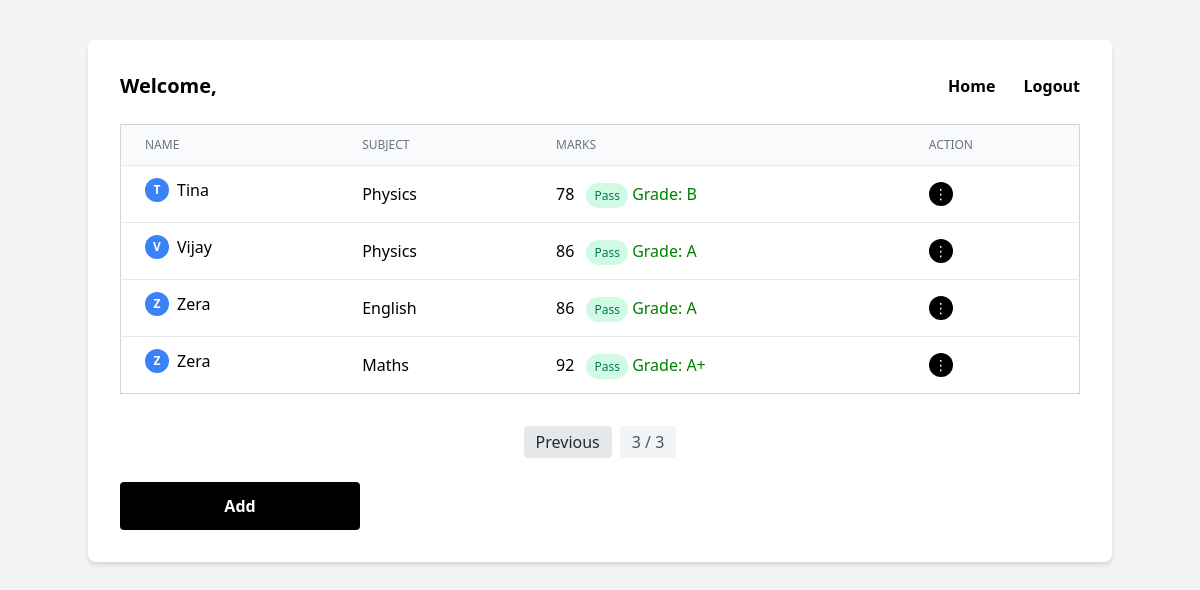
Screenshot of /home/?page=3 with the database file from the repository.
### teachers_app/models.py (models this page shows, shortened)
class Student(models.Model):
    name=models.CharField(max_length=100)

class Subjects_Mark(models.Model):
    student=models.ForeignKey(Student,models.CASCADE, related_name='subjects')
    subject = models.CharField(max_length=100)
    mark=models.PositiveIntegerField()
    class Meta:
        unique_together = ('student', 'subject')  # Prevents same subject for same student more than once

### teachers_app/views.py (the view)
# urls.py: 2. Add a URL to urlpatterns:  path('', views.home, name='home')
def home(request):
    students = Student.objects.all().order_by('name')
    paginator = Paginator(students, 10)  # 10 students per page
    page_number = request.GET.get('page')
    page_obj = paginator.get_page(page_number)
    subjects = Subjects_Mark.objects.filter(student__in=page_obj.object_list).select_related('student')
    for subject_mark in subjects:
        subject_mark.grade = get_grade(subject_mark.mark)
    return render(request, 'home.html', {
        'page_obj': page_obj,
        'subjects': subjects
    })

### teachers_app/views.py (called while the page is built)
def get_grade(mark):
    if mark >= 90:
        return 'A+'
    elif mark >= 80:
        return 'A'
    elif mark >= 70:
        return 'B'
    elif mark >= 60:
        return 'C'
    elif mark >= 50:
        return 'D'
    else:
        return 'F'

### templates/home.html (shortened to what this page needs)
<!DOCTYPE html>
<html lang="en">
<head>
  <link href="https://cdn.jsdelivr.net/npm/tailwindcss@2.2.19/dist/tailwind.min.css" rel="stylesheet" />
</head>
<body class="bg-gray-100">
<div x-data="{ showAdd: false, showEdit: false, editedName: '', editedSubject: '', editedMark: '', editedId: '' }">
  <div class="max-w-5xl mx-auto p-8 bg-white shadow-md rounded-lg mt-10">
    <div class="flex justify-between items-center mb-6">
      <h2 class="text-xl font-semibold">Welcome, {{ request.user.username }}</h2>
      <div class="space-x-6">
        <a href="{% url 'home' %}" class="text-black hover:underline"><b>Home</b></a>
        <a href="{% url 'logout' %}" class="text-black hover:underline"><b>Logout</b></a>
      </div>
    </div>
    <table class="min-w-full border border-gray-300 divide-y divide-gray-200 mb-8">
      <thead class="bg-gray-50">
        <tr>
          <th class="px-6 py-3 text-left text-xs font-medium text-gray-500 uppercase">Name</th>
          <th class="px-6 py-3 text-left text-xs font-medium text-gray-500 uppercase">Subject</th>
          <th class="px-6 py-3 text-left text-xs font-medium text-gray-500 uppercase">Marks</th>
          <th class="px-6 py-3 text-left text-xs font-medium text-gray-500 uppercase">Action</th>
        </tr>
      </thead>
      <tbody class="bg-white divide-y divide-gray-200">
        {% for student in page_obj %}
          {% for subj in subjects %}
              {% if subj.student.id == student.id %}
          <tr class="border-b hover:bg-gray-50">
            <td class="py-3 flex items-center gap-2 px-6">
              <div class="w-6 h-6 bg-blue-500 text-white rounded-full flex items-center justify-center text-xs font-bold">
                {{ student.name|first|upper }}
              </div>
              {{ student.name }}
            </td>
            <td class="px-6 py-4">{{ subj.subject }}</td>
            <td class="px-6 py-4">
              {{ subj.mark }}
              {% if subj.mark < 50 %}
                <span class="ml-2 px-2 py-1 text-xs rounded-full bg-red-100 text-red-700">Fail</span>
              {% else %}
                <span class="ml-2 px-2 py-1 text-xs rounded-full bg-green-100 text-green-700">Pass</span>
              {% endif %}
  <span
    {% if subj.grade == 'F' %}
      style="color:red"
    {% elif subj.grade in 'A A+ B' %}
      style="color:green"
    {% elif subj.grade in 'C D' %}
      style="color:orange"
    {% endif %}
  >
    Grade: {{ subj.grade }}
  </span>
            </td>
            <td class="px-6 py-4 relative" x-data="{ open: false }">
              <button @click="open = !open"
                      class="w-6 h-6 rounded-full bg-black text-white flex items-center justify-center text-sm">
                ⋮
              </button>
            </td>
          </tr>
          {% endif %}
          {% endfor %}
        {% endfor %}
      </tbody>
    </table>
    <div class="flex justify-center mt-6 space-x-2">
      {% if page_obj.has_previous %}
        <a href="?page={{ page_obj.previous_page_number }}" class="px-3 py-1 bg-gray-200 text-gray-800 rounded hover:bg-gray-300">Previous</a>
      {% endif %}
      <span class="px-3 py-1 bg-gray-100 text-gray-600 rounded">{{ page_obj.number }} / {{ page_obj.paginator.num_pages }}</span>
    </div>
    <div class="mt-6">
      <button @click="showAdd = true"
              class="bg-black text-white w-60 py-3 rounded hover:bg-gray-800 text-center font-semibold">
        Add
      </button>
    </div>
  </div>
</div>
</body>
</html>

### rows the page displays
Student: name|first "T", name "Tina"
Subjects_Mark: subject "Physics", mark "78", shows "Pass", grade "B"
Student: name|first "V", name "Vijay"
Subjects_Mark: subject "Physics", mark "86", shows "Pass", grade "A"
Student: name|first "Z", name "Zera"
Subjects_Mark: subject "English", mark "86", shows "Pass", grade "A"
Subjects_Mark: subject "Maths", mark "92", shows "Pass", grade "A+"

### other values shown
{{ page_obj.number }} "3"
{{ page_obj.paginator.num_pages }} "3"
